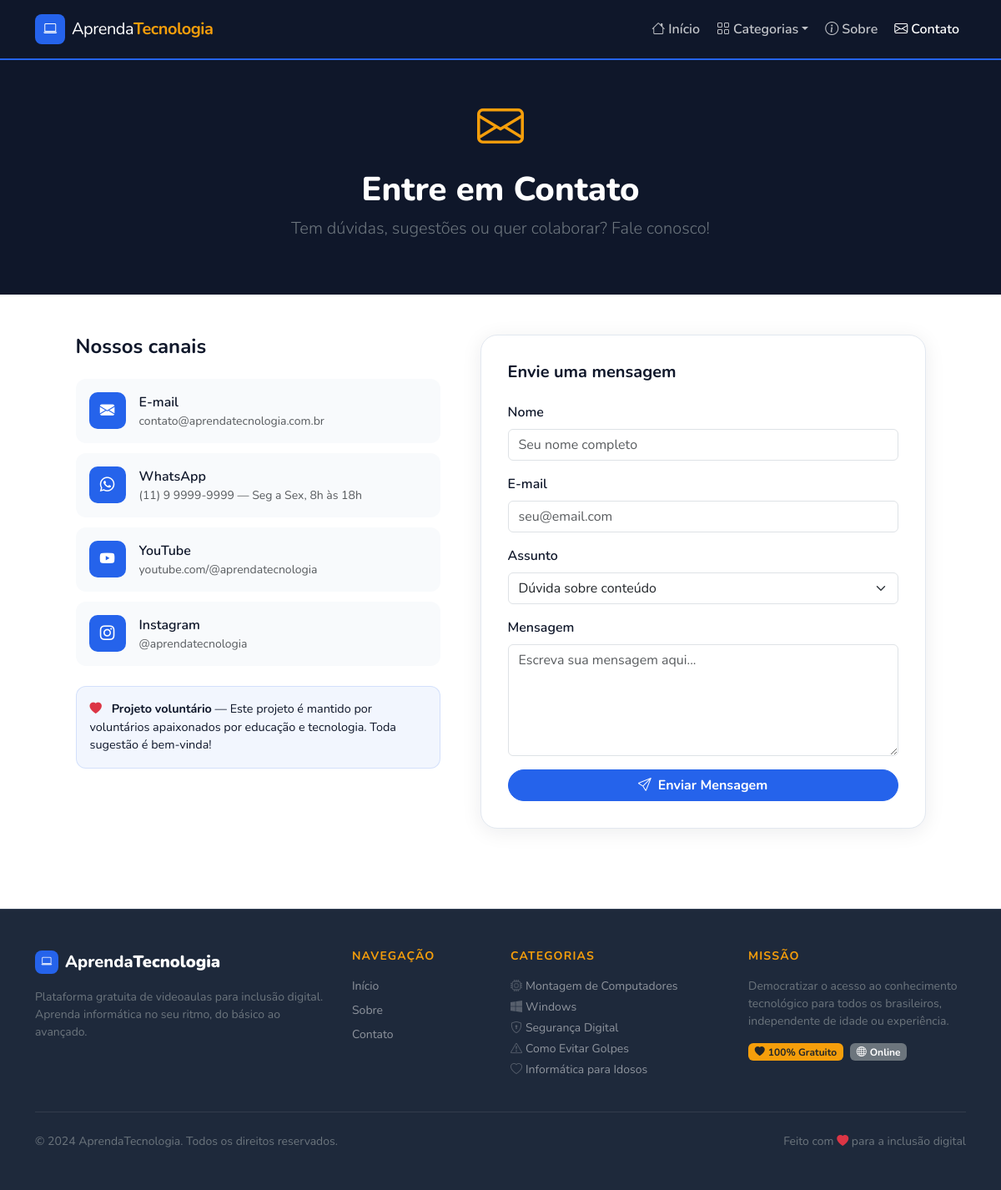
The app's page /contato with its own data.
### models.py (models this page shows, shortened)
class Categoria(db.Model):
    __tablename__ = 'categorias'
    id = db.Column(db.Integer, primary_key=True)
    nome = db.Column(db.String(100), unique=True, nullable=False)
    descricao = db.Column(db.Text)
    icone = db.Column(db.String(50), default='bi-play-circle')
    aulas = db.relationship('VideoAula', backref='categoria', lazy=True)

### app.py (the view)
@app.route('/contato')
def contato():
    return render_template('contato.html')

### app.py (called while the page is built)
@app.context_processor
def inject_nav_categories():
    return dict(categorias_nav=Categoria.query.all())

### templates/contato.html (shortened to what this page needs)
{% extends 'base.html' %}
{% block content %}
<div class="page-hero py-5">
  <div class="container text-center">
    <i class="bi bi-envelope display-4 text-accent mb-3 d-block"></i>
    <h1 class="fw-800 text-white">Entre em Contato</h1>
    <p class="text-secondary lead">Tem dúvidas, sugestões ou quer colaborar? Fale conosco!</p>
  </div>
</div>
<div class="container py-5">
  <div class="row g-5 justify-content-center">
    <div class="col-lg-5">
      <h4 class="fw-700 mb-4">Nossos canais</h4>
      <div class="contact-items">
        <div class="contact-item">
          <div class="contact-icon"><i class="bi bi-envelope-fill"></i></div>
          <div>
            <div class="fw-600">E-mail</div>
            <div class="text-muted small">contato@aprendatecnologia.com.br</div>
          </div>
        </div>
        <div class="contact-item">
          <div class="contact-icon"><i class="bi bi-whatsapp"></i></div>
          <div>
            <div class="fw-600">WhatsApp</div>
            <div class="text-muted small">(11) 9 9999-9999 — Seg a Sex, 8h às 18h</div>
          </div>
        </div>
        <div class="contact-item">
          <div class="contact-icon"><i class="bi bi-youtube"></i></div>
          <div>
            <div class="fw-600">YouTube</div>
            <div class="text-muted small">youtube.com/@aprendatecnologia</div>
          </div>
        </div>
        <div class="contact-item">
          <div class="contact-icon"><i class="bi bi-instagram"></i></div>
          <div>
            <div class="fw-600">Instagram</div>
            <div class="text-muted small">@aprendatecnologia</div>
          </div>
        </div>
      </div>
      <div class="alert-info-card mt-4">
        <i class="bi bi-heart-fill text-danger me-2"></i>
        <strong>Projeto voluntário</strong> — Este projeto é mantido por voluntários apaixonados por educação e tecnologia. Toda sugestão é bem-vinda!
      </div>
    </div>
    <div class="col-lg-6">
      <div class="contact-form-card">
        <h5 class="fw-700 mb-4">Envie uma mensagem</h5>
        <form>
          <div class="mb-3">
            <label class="form-label fw-600">Nome</label>
            <input type="text" class="form-control" placeholder="Seu nome completo">
          </div>
          <div class="mb-3">
            <label class="form-label fw-600">E-mail</label>
            <input type="email" class="form-control" placeholder="seu@email.com">
          </div>
          <div class="mb-3">
            <label class="form-label fw-600">Assunto</label>
            <select class="form-select">
              <option>Dúvida sobre conteúdo</option>
            </select>
          </div>
          <div class="mb-3">
            <label class="form-label fw-600">Mensagem</label>
            <textarea class="form-control" rows="5" placeholder="Escreva sua mensagem aqui..."></textarea>
          </div>
          <button type="submit" class="btn btn-primary w-100 rounded-pill">
            <i class="bi bi-send me-2"></i>Enviar Mensagem
          </button>
        </form>
      </div>
    </div>
  </div>
</div>
{% endblock %}

### templates/base.html (shortened to what this page needs)
<!DOCTYPE html>
<html lang="pt-BR">
<head>
  <link href="https://cdn.jsdelivr.net/npm/bootstrap@5.3.2/dist/css/bootstrap.min.css" rel="stylesheet"/>
  <link href="https://cdn.jsdelivr.net/npm/bootstrap-icons@1.11.3/font/bootstrap-icons.min.css" rel="stylesheet"/>
  <link href="{{ url_for('static', filename='css/style.css') }}" rel="stylesheet"/>
</head>
<body>
<nav class="navbar navbar-expand-lg navbar-dark sticky-top" id="mainNav">
  <div class="container">
    <a class="navbar-brand d-flex align-items-center gap-2" href="{{ url_for('index') }}">
      <div class="brand-icon"><i class="bi bi-laptop"></i></div>
      <span>Aprenda<strong>Tecnologia</strong></span>
    </a>
    <div class="collapse navbar-collapse" id="navbarNav">
      <ul class="navbar-nav ms-auto align-items-lg-center gap-1">
        <li class="nav-item"><a class="nav-link {% if request.endpoint=='index' %}active{% endif %}" href="{{ url_for('index') }}"><i class="bi bi-house me-1"></i>Início</a></li>
        <li class="nav-item dropdown">
          <a class="nav-link dropdown-toggle" href="#" data-bs-toggle="dropdown"><i class="bi bi-grid me-1"></i>Categorias</a>
            {% set cats = namespace(items=[]) %}
        </li>
        <li class="nav-item"><a class="nav-link {% if request.endpoint=='sobre' %}active{% endif %}" href="{{ url_for('sobre') }}"><i class="bi bi-info-circle me-1"></i>Sobre</a></li>
        <li class="nav-item"><a class="nav-link {% if request.endpoint=='contato' %}active{% endif %}" href="{{ url_for('contato') }}"><i class="bi bi-envelope me-1"></i>Contato</a></li>
      </ul>
    </div>
  </div>
</nav>
{% block content %}{% endblock %}
<footer class="site-footer mt-5">
  <div class="container">
    <div class="row g-4">
      <div class="col-lg-4">
        <div class="d-flex align-items-center gap-2 mb-3">
          <div class="brand-icon brand-icon-sm"><i class="bi bi-laptop"></i></div>
          <span class="fw-800 fs-5 text-white">Aprenda<strong>Tecnologia</strong></span>
        </div>
        <p class="text-secondary small">Plataforma gratuita de videoaulas para inclusão digital. Aprenda informática no seu ritmo, do básico ao avançado.</p>
      </div>
      <div class="col-lg-2 col-6">
        <h6 class="text-uppercase fw-700 text-accent mb-3 small tracking-wide">Navegação</h6>
        <ul class="list-unstyled small">
          <li class="mb-2"><a href="{{ url_for('index') }}" class="footer-link">Início</a></li>
          <li class="mb-2"><a href="{{ url_for('sobre') }}" class="footer-link">Sobre</a></li>
          <li class="mb-2"><a href="{{ url_for('contato') }}" class="footer-link">Contato</a></li>
        </ul>
      </div>
      <div class="col-lg-3 col-6">
        <h6 class="text-uppercase fw-700 text-accent mb-3 small tracking-wide">Categorias</h6>
        <ul class="list-unstyled small">
          {% for cat in categorias_nav %}
          <li class="mb-1"><a href="{{ url_for('categoria', id=cat.id) }}" class="footer-link"><i class="bi {{ cat.icone }} me-1 opacity-50"></i>{{ cat.nome }}</a></li>
          {% endfor %}
        </ul>
      </div>
      <div class="col-lg-3">
        <h6 class="text-uppercase fw-700 text-accent mb-3 small tracking-wide">Missão</h6>
        <p class="text-secondary small">Democratizar o acesso ao conhecimento tecnológico para todos os brasileiros, independente de idade ou experiência.</p>
        <div class="d-flex gap-2 mt-3">
          <span class="badge bg-accent text-dark"><i class="bi bi-heart-fill me-1"></i>100% Gratuito</span>
          <span class="badge bg-secondary"><i class="bi bi-globe me-1"></i>Online</span>
        </div>
      </div>
    </div>
    <hr class="border-secondary my-4"/>
    <div class="d-flex flex-wrap justify-content-between align-items-center gap-2">
      <p class="text-secondary small mb-0">© 2024 AprendaTecnologia. Todos os direitos reservados.</p>
      <p class="text-secondary small mb-0">Feito com <i class="bi bi-heart-fill text-danger"></i> para a inclusão digital</p>
    </div>
  </div>
</footer>
</body>
</html>

### static/css/style.css (style rules this page uses)
:root { --primary: #2563eb; --primary-dark: #1d4ed8; --accent: #f59e0b; --accent-dark: #d97706; --dark: #0f172a; --dark-2: #1e293b; --dark-3: #334155; --text-muted: #64748b; --bg-light: #f8fafc; --border: #e2e8f0; --radius: 12px; --radius-lg: 20px; --shadow: 0 4px 24px rgba(15,23,42,.08); --shadow-lg: 0 8px 40px rgba(15,23,42,.15); --font: 'Nunito', sans-serif; }
* { box-sizing: border-box; }
body { font-family: var(--font); color: var(--dark); background: #fff; }
.fw-600 { font-weight: 600 !important; }
.fw-700 { font-weight: 700 !important; }
.fw-800 { font-weight: 800 !important; }
.tracking-wide { letter-spacing: .08em; }
.text-accent { color: var(--accent) !important; }
#mainNav { background: var(--dark); border-bottom: 2px solid var(--primary); padding: .75rem 0; }
#mainNav .navbar-brand { font-size: 1.25rem; color: #fff !important; letter-spacing: -.5px; }
#mainNav .navbar-brand strong { color: var(--accent); }
.brand-icon { width: 36px; height: 36px; background: var(--primary); border-radius: 8px; display: flex; align-items: center; justify-content: center; font-size: 1rem; color: #fff; }
.brand-icon-sm { width: 28px; height: 28px; font-size: .8rem; }
#mainNav .nav-link { color: rgba(255,255,255,.75) !important; font-weight: 600; transition: color .2s; }
#mainNav .nav-link:hover, #mainNav .nav-link.active { color: #fff !important; }
.bg-accent { background-color: var(--accent) !important; }
.page-hero { background: var(--dark); }
.contact-items { display: flex; flex-direction: column; gap: .75rem; }
.contact-item { display: flex; align-items: center; gap: 1rem; padding: 1rem; background: var(--bg-light); border-radius: var(--radius); }
.contact-icon { width: 44px; height: 44px; background: var(--primary); border-radius: 10px; display: flex; align-items: center; justify-content: center; color: #fff; font-size: 1.1rem; flex-shrink: 0; }
.alert-info-card { background: rgba(37,99,235,.06); border: 1.5px solid rgba(37,99,235,.15); border-radius: var(--radius); padding: 1rem; font-size: .9rem; color: var(--dark); }
.contact-form-card { background: #fff; border: 1.5px solid var(--border); border-radius: var(--radius-lg); padding: 2rem; box-shadow: var(--shadow); }
.site-footer { background: var(--dark-2); padding: 3rem 0; border-top: 1px solid var(--dark-3); }
.footer-link { color: rgba(255,255,255,.5); text-decoration: none; font-size: .875rem; transition: color .2s; }
.btn-primary { background: var(--primary); border-color: var(--primary); font-weight: 700; }

### records on screen
Categoria: nome "Montagem de Computadores"
Categoria: nome "Windows"
Categoria: nome "Segurança Digital"
Categoria: nome "Como Evitar Golpes"
Categoria: nome "Informática para Idosos"
